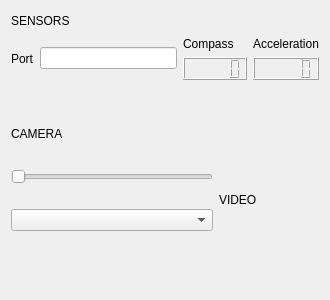
<?xml version="1.0" encoding="UTF-8"?>
<ui version="4.0">
 <class>MyDialog</class>
 <widget class="QDialog" name="MyDialog">
  <property name="geometry">
   <rect>
    <x>0</x>
    <y>0</y>
    <width>330</width>
    <height>300</height>
   </rect>
  </property>
  <property name="windowTitle">
   <string>Dialog</string>
  </property>
  <property name="autoFillBackground">
   <bool>false</bool>
  </property>
  <property name="modal">
   <bool>false</bool>
  </property>
  <layout class="QVBoxLayout" name="verticalLayout_4">
   <item>
    <layout class="QHBoxLayout" name="horizontalLayout_3">
     <item>
      <widget class="QLabel" name="sensors_label">
       <property name="text">
        <string>SENSORS</string>
       </property>
      </widget>
     </item>
     <item>
      <spacer name="horizontalSpacer">
       <property name="orientation">
        <enum>Qt::Horizontal</enum>
       </property>
       <property name="sizeHint" stdset="0">
        <size>
         <width>40</width>
         <height>20</height>
        </size>
       </property>
      </spacer>
     </item>
    </layout>
   </item>
   <item>
    <layout class="QHBoxLayout" name="horizontalLayout_2">
     <item>
      <widget class="QLabel" name="sensors_port_label">
       <property name="text">
        <string>Port</string>
       </property>
      </widget>
     </item>
     <item>
      <widget class="QLineEdit" name="sensors_port_lineEdit"/>
     </item>
     <item>
      <layout class="QVBoxLayout" name="verticalLayout_3">
       <item>
        <widget class="QLabel" name="compass_label">
         <property name="text">
          <string>Compass</string>
         </property>
        </widget>
       </item>
       <item>
        <widget class="QLCDNumber" name="compass_LCD"/>
       </item>
      </layout>
     </item>
     <item>
      <layout class="QVBoxLayout" name="verticalLayout_2">
       <item>
        <widget class="QLabel" name="acceleration_label">
         <property name="text">
          <string>Acceleration</string>
         </property>
        </widget>
       </item>
       <item>
        <widget class="QLCDNumber" name="accelerometer_LCD"/>
       </item>
      </layout>
     </item>
    </layout>
   </item>
   <item>
    <spacer name="verticalSpacer">
     <property name="orientation">
      <enum>Qt::Vertical</enum>
     </property>
     <property name="sizeHint" stdset="0">
      <size>
       <width>20</width>
       <height>40</height>
      </size>
     </property>
    </spacer>
   </item>
   <item>
    <layout class="QHBoxLayout" name="horizontalLayout_4">
     <item>
      <widget class="QLabel" name="camera_label">
       <property name="text">
        <string>CAMERA</string>
       </property>
      </widget>
     </item>
     <item>
      <spacer name="horizontalSpacer_2">
       <property name="orientation">
        <enum>Qt::Horizontal</enum>
       </property>
       <property name="sizeHint" stdset="0">
        <size>
         <width>40</width>
         <height>20</height>
        </size>
       </property>
      </spacer>
     </item>
    </layout>
   </item>
   <item>
    <layout class="QHBoxLayout" name="horizontalLayout">
     <item>
      <layout class="QVBoxLayout" name="verticalLayout">
       <item>
        <widget class="QSlider" name="img_compression_Slider">
         <property name="orientation">
          <enum>Qt::Horizontal</enum>
         </property>
        </widget>
       </item>
       <item>
        <widget class="QComboBox" name="cam_sizes_box"/>
       </item>
      </layout>
     </item>
     <item>
      <widget class="QLabel" name="video_label">
       <property name="minimumSize">
        <size>
         <width>100</width>
         <height>100</height>
        </size>
       </property>
       <property name="text">
        <string>VIDEO</string>
       </property>
      </widget>
     </item>
    </layout>
   </item>
   <item>
    <spacer name="verticalSpacer_2">
     <property name="orientation">
      <enum>Qt::Vertical</enum>
     </property>
     <property name="sizeHint" stdset="0">
      <size>
       <width>20</width>
       <height>40</height>
      </size>
     </property>
    </spacer>
   </item>
  </layout>
  <zorder>verticalSpacer_2</zorder>
  <zorder>verticalSpacer</zorder>
 </widget>
 <resources/>
 <connections/>
</ui>
